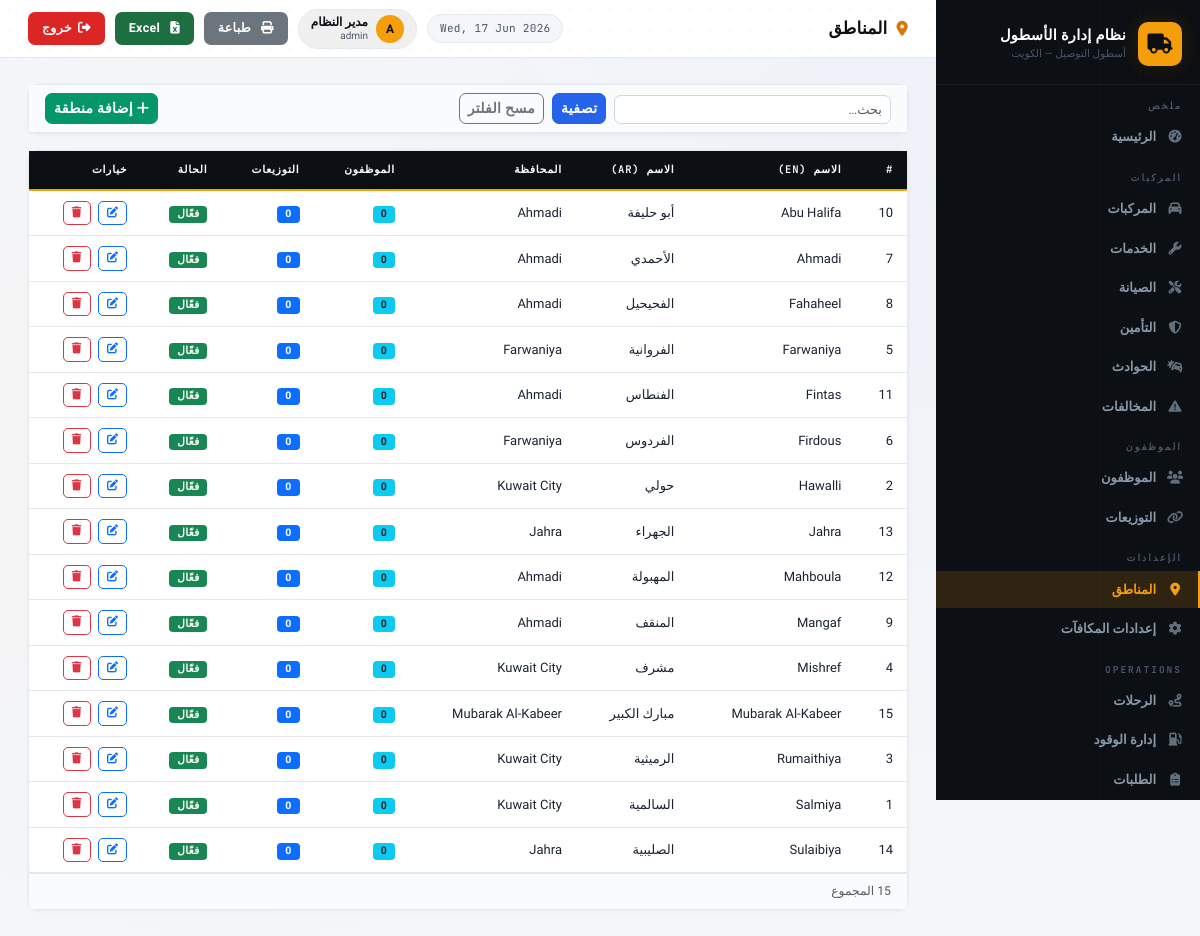
Page /index.php?module=locations (signed in) on the committed database.
### tables this page shows
CREATE TABLE IF NOT EXISTS `duty_locations` (
  `id`         INT          NOT NULL AUTO_INCREMENT,
  `name_en`    VARCHAR(100) NOT NULL,
  `name_ar`    VARCHAR(100) DEFAULT NULL,
  `city_en`    VARCHAR(100) DEFAULT NULL,
  `city_ar`    VARCHAR(100) DEFAULT NULL,
  `status`     ENUM('active','inactive') DEFAULT 'active',
  `created_at` TIMESTAMP    DEFAULT CURRENT_TIMESTAMP,
  PRIMARY KEY (`id`)
);

### modules/locations.php (the view, shortened to what this page needs)
<?php
$pdo    = getDB();
$search = trim($_GET['q'] ?? '');
$sql = "SELECT dl.*,
               (SELECT COUNT(*) FROM employees e WHERE e.duty_location_id=dl.id) AS emp_count,
               (SELECT COUNT(*) FROM driver_assignments da WHERE da.duty_location_id=dl.id AND da.status='active') AS assign_count
        FROM duty_locations dl WHERE 1=1";
$params=[];
$sql.=" ORDER BY dl.name_en";
$stmt=$pdo->prepare($sql); $stmt->execute($params);
$rows=$stmt->fetchAll();
?>
<div class="card mb-3"><div class="card-body py-2">
  <form method="get" class="row g-2 align-items-end">
    <div class="col-md-4"><input name="q" class="form-control form-control-sm" placeholder="<?= t('search') ?>" value="<?= e($search) ?>"></div>
    <div class="col-auto"><button class="btn btn-sm btn-primary"><?= t('filter') ?></button></div>
    <div class="col-auto"><a href="?module=locations" class="btn btn-sm btn-outline-secondary"><?= t('reset') ?></a></div>
    <div class="col-auto ms-auto"><button type="button" class="btn btn-sm btn-success" onclick="openAddModal()"><i class="fas fa-plus me-1"></i><?= t('add_location') ?></button></div>
  </form>
</div></div>
<div class="card"><div class="card-body p-0">
<table class="table table-hover align-middle mb-0">
  <thead class="table-dark"><tr>
    <th>#</th><th><?= t('name') ?> (EN)</th><th><?= t('name') ?> (AR)</th>
    <th><?= t('city') ?></th><th><?= t('employees') ?></th><th><?= t('assignments') ?></th>
    <th><?= t('status') ?></th><th><?= t('actions') ?></th>
  </tr></thead>
  <tbody>
  <?php foreach ($rows as $r): ?>
  <tr>
    <td><?= $r['id'] ?></td>
    <td><?= e($r['name_en']) ?></td>
    <td dir="rtl"><?= e($r['name_ar']?:'—') ?></td>
    <td><?= e($r['city_en']?:'—') ?></td>
    <td><span class="badge bg-info text-dark"><?= $r['emp_count'] ?></span></td>
    <td><span class="badge bg-primary"><?= $r['assign_count'] ?></span></td>
    <td><?= statusBadge($r['status']) ?></td>
    <td>
      <button class="btn btn-xs btn-outline-primary" onclick="openEditModal(<?= htmlspecialchars(json_encode($r),ENT_QUOTES) ?>)"><i class="fas fa-edit"></i></button>
      <button class="btn btn-xs btn-outline-danger" onclick="confirmDelete(<?= $r['id'] ?>,'<?= e($r['name_en']) ?>')"><i class="fas fa-trash"></i></button>
    </td>
  </tr>
  <?php endforeach; ?>
  </tbody>
</table>
</div><div class="card-footer text-muted small"><?= count($rows) ?> <?= t('total') ?></div></div>

### index.php (shortened to what this page needs)
<?php
require_once __DIR__.'/functions.php';
$lang  = $_SESSION['lang'];
$LANG  = require __DIR__."/lang/{$lang}.php";
$isRTL = $lang === 'ar';
$dir   = $isRTL ? 'rtl' : 'ltr';
$module = preg_replace('/[^a-z_]/', '', $_GET['module'] ?? 'dashboard');
$moduleTitles = [
    'dashboard'       => ['icon'=>'fa-tachometer-alt',     'color'=>'primary'],
    'vehicles'        => ['icon'=>'fa-car',                'color'=>'primary'],
    'employees'       => ['icon'=>'fa-users',              'color'=>'success'],
    'assignments'     => ['icon'=>'fa-link',               'color'=>'info'],
    'services'        => ['icon'=>'fa-wrench',             'color'=>'warning'],
    'maintenance'     => ['icon'=>'fa-tools',              'color'=>'warning'],
    'insurance'       => ['icon'=>'fa-shield-alt',         'color'=>'cyan'],
    'accidents'       => ['icon'=>'fa-car-crash',          'color'=>'danger'],
    'penalties'       => ['icon'=>'fa-exclamation-triangle','color'=>'warning'],
    'locations'       => ['icon'=>'fa-map-marker-alt',     'color'=>'secondary'],
    'inspections'     => ['icon'=>'fa-clipboard-check',    'color'=>'info'],
    'approvals'       => ['icon'=>'fa-file-certificate',   'color'=>'success'],
    'reminders'       => ['icon'=>'fa-bell',               'color'=>'warning'],
    'users'           => ['icon'=>'fa-users-cog',          'color'=>'danger'],
    'trips'           => ['icon'=>'fa-route',              'color'=>'primary'],
    'fuel_management' => ['icon'=>'fa-gas-pump',           'color'=>'success'],
    'gps_tracking'    => ['icon'=>'fa-satellite',          'color'=>'info'],
    'petty_cash'      => ['icon'=>'fa-wallet',              'color'=>'warning'],
    'expenses'        => ['icon'=>'fa-receipt',             'color'=>'danger'],
    'reports'         => ['icon'=>'fa-chart-bar',           'color'=>'primary'],
    'orders'          => ['icon'=>'fa-clipboard-list',      'color'=>'warning'],
    'settings'        => ['icon'=>'fa-cog',                 'color'=>'secondary'],
    'driver_portal'   => ['icon'=>'fa-mobile-alt',           'color'=>'info'],
];
?>
<!DOCTYPE html>
<html lang="<?= $lang ?>" dir="<?= $dir ?>">
<head>
<?php if ($isRTL): ?>
<link rel="stylesheet" href="https://cdn.jsdelivr.net/npm/bootstrap@5.3.2/dist/css/bootstrap.rtl.min.css">
<?php else: ?>
<link rel="stylesheet" href="https://cdn.jsdelivr.net/npm/bootstrap@5.3.2/dist/css/bootstrap.min.css">
<?php endif; ?>
<link rel="stylesheet" href="https://cdnjs.cloudflare.com/ajax/libs/font-awesome/6.5.0/css/all.min.css">
</head>
<body>
<nav id="sidebar">
  <a href="?module=dashboard" class="brand">
    <div class="brand-logo">
      <div class="brand-icon"><i class="fas fa-truck"></i></div>
      <div>
        <div class="brand-text"><?= t('app_name') ?></div>
        <div class="brand-sub"><?= $lang==='ar' ? COMPANY_NAME_AR : COMPANY_NAME_EN ?></div>
      </div>
    </div>
  </a>
  <div class="nav-section"><?= t('overview') ?></div>
  <div class="nav-item">
    <a href="?module=dashboard" class="<?= $module==='dashboard'?'active':'' ?>">
      <span class="nav-icon"><i class="fas fa-tachometer-alt"></i></span> <?= t('dashboard') ?>
    </a>
  </div>
  <?php if ($_SESSION['user_role'] !== 'accountant'): ?>
  <div class="nav-section"><?= t('vehicles') ?></div>
  <div class="nav-item">
    <a href="?module=vehicles" class="<?= $module==='vehicles'?'active':'' ?>">
      <span class="nav-icon"><i class="fas fa-car"></i></span> <?= t('vehicles') ?>
    </a>
  </div>
  <div class="nav-item">
    <a href="?module=services" class="<?= $module==='services'?'active':'' ?>">
      <span class="nav-icon"><i class="fas fa-wrench"></i></span> <?= t('services') ?>
    </a>
  </div>
  <div class="nav-item">
    <a href="?module=maintenance" class="<?= $module==='maintenance'?'active':'' ?>">
      <span class="nav-icon"><i class="fas fa-tools"></i></span> <?= t('maintenance') ?>
    </a>
  </div>
  <div class="nav-item">
    <a href="?module=insurance" class="<?= $module==='insurance'?'active':'' ?>">
      <span class="nav-icon"><i class="fas fa-shield-alt"></i></span> <?= t('insurance') ?>
    </a>
  </div>
  <div class="nav-item">
    <a href="?module=accidents" class="<?= $module==='accidents'?'active':'' ?>">
      <span class="nav-icon"><i class="fas fa-car-crash"></i></span> <?= t('accidents') ?>
    </a>
  </div>
  <div class="nav-item">
    <a href="?module=penalties" class="<?= $module==='penalties'?'active':'' ?>">
      <span class="nav-icon"><i class="fas fa-exclamation-triangle"></i></span> <?= t('penalties') ?>
    </a>
  </div>
  <div class="nav-section"><?= t('employees') ?></div>
  <div class="nav-item">
    <a href="?module=employees" class="<?= $module==='employees'?'active':'' ?>">
      <span class="nav-icon"><i class="fas fa-users"></i></span> <?= t('employees') ?>
    </a>
  </div>
  <div class="nav-item">
    <a href="?module=assignments" class="<?= $module==='assignments'?'active':'' ?>">
      <span class="nav-icon"><i class="fas fa-link"></i></span> <?= t('assignments') ?>
    </a>
  </div>
  <div class="nav-section"><?= t('settings') ?></div>
  <div class="nav-item">
    <a href="?module=locations" class="<?= $module==='locations'?'active':'' ?>">
      <span class="nav-icon"><i class="fas fa-map-marker-alt"></i></span> <?= t('locations') ?>
    </a>
  </div>
  <?php if (isAdmin()): ?>
  <div class="nav-item">
    <a href="?module=settings" class="<?= $module==='settings'?'active':'' ?>">
      <span class="nav-icon"><i class="fas fa-cog"></i></span> <?= t('bonus_settings') ?>
    </a>
  </div>
  <?php endif; ?>
  <div class="nav-section">Operations</div>
  <div class="nav-item">
    <a href="?module=trips" class="<?= $module==='trips'?'active':'' ?>">
      <span class="nav-icon"><i class="fas fa-route"></i></span> <?= t('trips') ?>
    </a>
  </div>
  <div class="nav-item">
    <a href="?module=fuel_management" class="<?= $module==='fuel_management'?'active':'' ?>">
      <span class="nav-icon"><i class="fas fa-gas-pump"></i></span> <?= t('fuel_management') ?>
    </a>
  </div>
  <div class="nav-item">
    <a href="?module=orders" class="<?= $module==='orders'?'active':'' ?>">
      <span class="nav-icon"><i class="fas fa-clipboard-list"></i></span> <?= t('orders') ?>
    </a>
  </div>
  <?php endif; ?>
</nav>
<div id="main">
  <div id="topbar">
    <div class="page-title">
      <i class="fas <?= $moduleTitles[$module]['icon'] ?> title-icon"></i>
      <?= strtoupper(t($module)) ?>
    </div>
    <div class="topbar-right">
      <span class="date-chip"><?= date('D, d M Y') ?></span>
      <div class="d-none d-md-flex align-items-center gap-2" style="background:rgba(0,0,0,.06);padding:5px 12px;border-radius:20px;border:1px solid var(--border)">
        <div style="width:28px;height:28px;background:var(--amber);border-radius:50%;display:flex;align-items:center;justify-content:center;font-size:12px;font-weight:800;color:var(--ink)">
          <?= strtoupper(substr($_SESSION['username'],0,1)) ?>
        </div>
        <div style="line-height:1.2">
          <div style="font-size:12px;font-weight:700;color:var(--ink)"><?= e($lang==='ar' && $_SESSION['user_name_ar'] ? $_SESSION['user_name_ar'] : $_SESSION['user_name']) ?></div>
          <div style="font-size:10px;color:var(--text2)"><?= e($_SESSION['user_role']) ?></div>
        </div>
      </div>
      <button onclick="printContent()" class="topbar-btn d-none d-md-flex" style="background:#6c757d;color:white" title="<?= $lang==='ar'?'طباعة':'Print' ?>"><i class="fas fa-print"></i><span class="d-none d-lg-inline ms-1"><?= $lang==='ar'?'طباعة':'Print' ?></span></button>
      <button onclick="exportExcel()" class="topbar-btn d-none d-md-flex" style="background:#1d6f42;color:white" title="<?= $lang==='ar'?'تصدير إكسل':'Export Excel' ?>"><i class="fas fa-file-excel"></i><span class="d-none d-lg-inline ms-1">Excel</span></button>
      <a href="#" class="topbar-btn" style="background:var(--red);color:white" data-bs-toggle="modal" data-bs-target="#logoutModal">
        <i class="fas fa-sign-out-alt"></i>
        <span class="d-none d-md-inline"><?= $lang==='ar'?'خروج':'Logout' ?></span>
      </a>
    </div>
  </div>
  <div id="content">
    <?php
    $moduleFile = __DIR__."/modules/{$module}.php";
    if (file_exists($moduleFile)) {
        require $moduleFile;
    } else {
        echo '<div class="alert alert-danger">Module not found: '.e($module).'</div>';
    }
    ?>
  </div>
</div>
</body>
</html>

### functions.php (shortened to what this page needs)
<?php
function t(string $key): string {
    global $LANG;
    return $LANG[$key] ?? $key;
}
function e($v): string { return htmlspecialchars((string)$v, ENT_QUOTES, 'UTF-8'); }
function statusBadge(string $status): string {
    $map = [
        'active'           => 'success',
        'inactive'         => 'secondary',
        'suspended'        => 'danger',
        'on_leave'         => 'warning',
        'in_service'       => 'info',
        'accident'         => 'danger',
        'sold'             => 'dark',
        'expired'          => 'danger',
        'cancelled'        => 'secondary',
        'renewed'          => 'success',
        'reported'         => 'warning',
        'under_assessment' => 'info',
        'under_repair'     => 'primary',
        'repaired'         => 'success',
        'written_off'      => 'dark',
        'closed'           => 'secondary',
        'ended'            => 'secondary',
    ];
    $cls = $map[$status] ?? 'secondary';
    $label = t($status) ?: ucwords(str_replace('_',' ',$status));
    return '<span class="badge bg-'.$cls.'">'.e($label).'</span>';
}
function isAdmin(): bool {
    return ($_SESSION['user_role'] ?? '') === 'admin';
}

### rows in the picture
duty_locations: id "10", name_en "Abu Halifa", name_ar "أبو حليفة", city_en "Ahmadi", emp_count "0", assign_count "0", status "فعّال"
duty_locations: id "7", name_en "Ahmadi", name_ar "الأحمدي", city_en "Ahmadi", emp_count "0", assign_count "0", status "فعّال"
duty_locations: id "8", name_en "Fahaheel", name_ar "الفحيحيل", city_en "Ahmadi", emp_count "0", assign_count "0", status "فعّال"
duty_locations: id "5", name_en "Farwaniya", name_ar "الفروانية", city_en "Farwaniya", emp_count "0", assign_count "0", status "فعّال"
duty_locations: id "11", name_en "Fintas", name_ar "الفنطاس", city_en "Ahmadi", emp_count "0", assign_count "0", status "فعّال"
duty_locations: id "6", name_en "Firdous", name_ar "الفردوس", city_en "Farwaniya", emp_count "0", assign_count "0", status "فعّال"
duty_locations: id "2", name_en "Hawalli", name_ar "حولي", city_en "Kuwait City", emp_count "0", assign_count "0", status "فعّال"
duty_locations: id "13", name_en "Jahra", name_ar "الجهراء", city_en "Jahra", emp_count "0", assign_count "0", status "فعّال"
duty_locations: id "12", name_en "Mahboula", name_ar "المهبولة", city_en "Ahmadi", emp_count "0", assign_count "0", status "فعّال"
duty_locations: id "9", name_en "Mangaf", name_ar "المنقف", city_en "Ahmadi", emp_count "0", assign_count "0", status "فعّال"
duty_locations: id "4", name_en "Mishref", name_ar "مشرف", city_en "Kuwait City", emp_count "0", assign_count "0", status "فعّال"
duty_locations: id "15", name_en "Mubarak Al-Kabeer", name_ar "مبارك الكبير", city_en "Mubarak Al-Kabeer", emp_count "0", assign_count "0", status "فعّال"
duty_locations: id "3", name_en "Rumaithiya", name_ar "الرميثية", city_en "Kuwait City", emp_count "0", assign_count "0", status "فعّال"
duty_locations: id "1", name_en "Salmiya", name_ar "السالمية", city_en "Kuwait City", emp_count "0", assign_count "0", status "فعّال"
duty_locations: id "14", name_en "Sulaibiya", name_ar "الصليبية", city_en "Jahra", emp_count "0", assign_count "0", status "فعّال"

### other values in the picture
t('app_name') "نظام إدارة الأسطول"
COMPANY_NAME_AR "أسطول التوصيل — الكويت"
t('overview') "ملخص"
t('dashboard') "الرئيسية"
t('vehicles') "المركبات"
t('services') "الخدمات"
t('maintenance') "الصيانة"
t('insurance') "التأمين"
t('accidents') "الحوادث"
t('penalties') "المخالفات"
t('employees') "الموظفون"
t('assignments') "التوزيعات"
t('settings') "الإعدادات"
t('locations') "المناطق"
t('bonus_settings') "إعدادات المكافآت"
